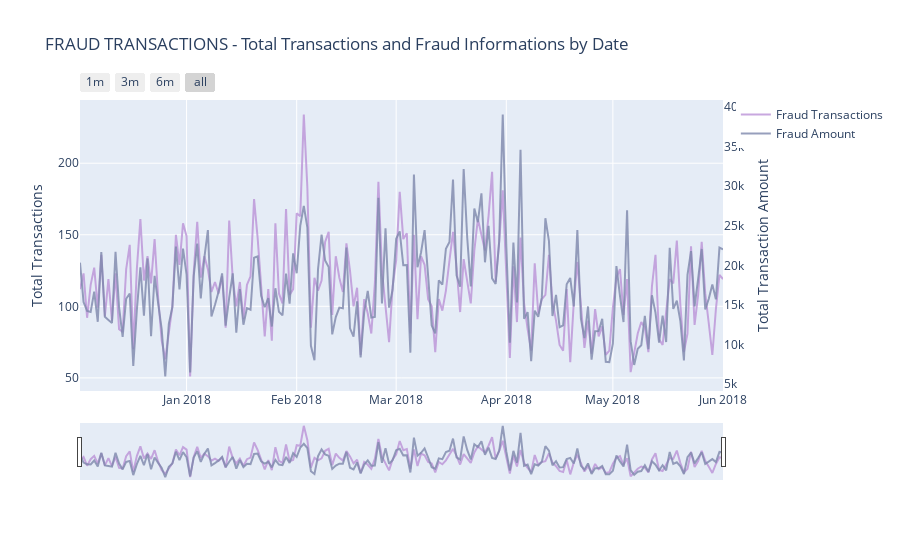

Here is the notebook cell this chart was saved with:
### Markdown cell above
## FRAUD TRANSACTIONS BY DATE
- Visualizing only Fraud Transactions by Date

### Code cell
# Calling the function to transform the date column in datetime pandas object

#seting some static color options
color_op = ['#5527A0', '#BB93D7', '#834CF7', '#6C941E', '#93EAEA', '#7425FF', '#F2098A', '#7E87AC', 
            '#EBE36F', '#7FD394', '#49C35D', '#3058EE', '#44FDCF', '#A38F85', '#C4CEE0', '#B63A05', 
            '#4856BF', '#F0DB1B', '#9FDBD9', '#B123AC']

tmp_amt = df_trans.groupby([df_trans.Date.dt.date, 'isFraud'])['TransactionAmt'].sum().reset_index()
tmp_trans = df_trans.groupby([df_trans.Date.dt.date, 'isFraud'])['TransactionAmt'].count().reset_index()

tmp_trans_fraud = tmp_trans[tmp_trans['isFraud'] == 1]
tmp_amt_fraud = tmp_amt[tmp_amt['isFraud'] == 1]

dates_temp = df_trans.groupby(df_trans.Date.dt.date)['TransactionAmt'].count().reset_index()
# renaming the columns to apropriate names

# creating the first trace with the necessary parameters
trace = go.Scatter(x=tmp_trans_fraud['Date'], y=tmp_trans_fraud.TransactionAmt,
                    opacity = 0.8, line = dict(color = color_op[1]), name= 'Fraud Transactions')

# using the new dates_temp_sum we will create the second trace
trace1 = go.Scatter(x=tmp_amt_fraud.Date, line = dict(color = color_op[7]), name="Fraud Amount",
                    y=tmp_amt_fraud['TransactionAmt'], opacity = 0.8, yaxis='y2')

#creating the layout the will allow us to give an title and 
# give us some interesting options to handle with the outputs of graphs
layout = dict(
    title= "FRAUD TRANSACTIONS - Total Transactions and Fraud Informations by Date",
    xaxis=dict(
        rangeselector=dict(
            buttons=list([
                dict(count=1, label='1m', step='month', stepmode='backward'),
                dict(count=3, label='3m', step='month', stepmode='backward'),
                dict(count=6, label='6m', step='month', stepmode='backward'),
                dict(step='all')
            ])
        ),
        rangeslider=dict(visible = True),
        type='date' ),
    yaxis=dict(title='Total Transactions'),
    yaxis2=dict(overlaying='y',
                anchor='x', side='right',
                zeroline=False, showgrid=False,
                title='Total Transaction Amount')
)

# creating figure with the both traces and layout
fig = dict(data= [trace, trace1], layout=layout)

#rendering the graphs
iplot(fig) #it's an equivalent to plt.show()

### Figure 1 — Plotly figure (JSON) as saved in the notebook; plotly's stock layout.template omitted (floating-point values rounded to 4 significant figures; data arrays with more than 128 entries replaced by an {"elided": "..."} marker saying what was removed)
{"data": [{"line": {"color": "#BB93D7"}, "name": "Fraud Transactions", "opacity": 0.8, "type": "scatter", "x": {"elided": "182 str values"}, "y": {"elided": "182 int values"}}, {"line": {"color": "#7E87AC"}, "name": "Fraud Amount", "opacity": 0.8, "type": "scatter", "x": {"elided": "182 str values"}, "y": {"elided": "182 float values"}, "yaxis": "y2"}], "layout": {"title": {"text": "FRAUD TRANSACTIONS - Total Transactions and Fraud Informations by Date"}, "xaxis": {"rangeselector": {"buttons": [{"count": 1, "label": "1m", "step": "month", "stepmode": "backward"}, {"count": 3, "label": "3m", "step": "month", "stepmode": "backward"}, {"count": 6, "label": "6m", "step": "month", "stepmode": "backward"}, {"step": "all"}]}, "rangeslider": {"visible": true}, "type": "date"}, "yaxis": {"title": {"text": "Total Transactions"}}, "yaxis2": {"anchor": "x", "overlaying": "y", "showgrid": false, "side": "right", "title": {"text": "Total Transaction Amount"}, "zeroline": false}}}
